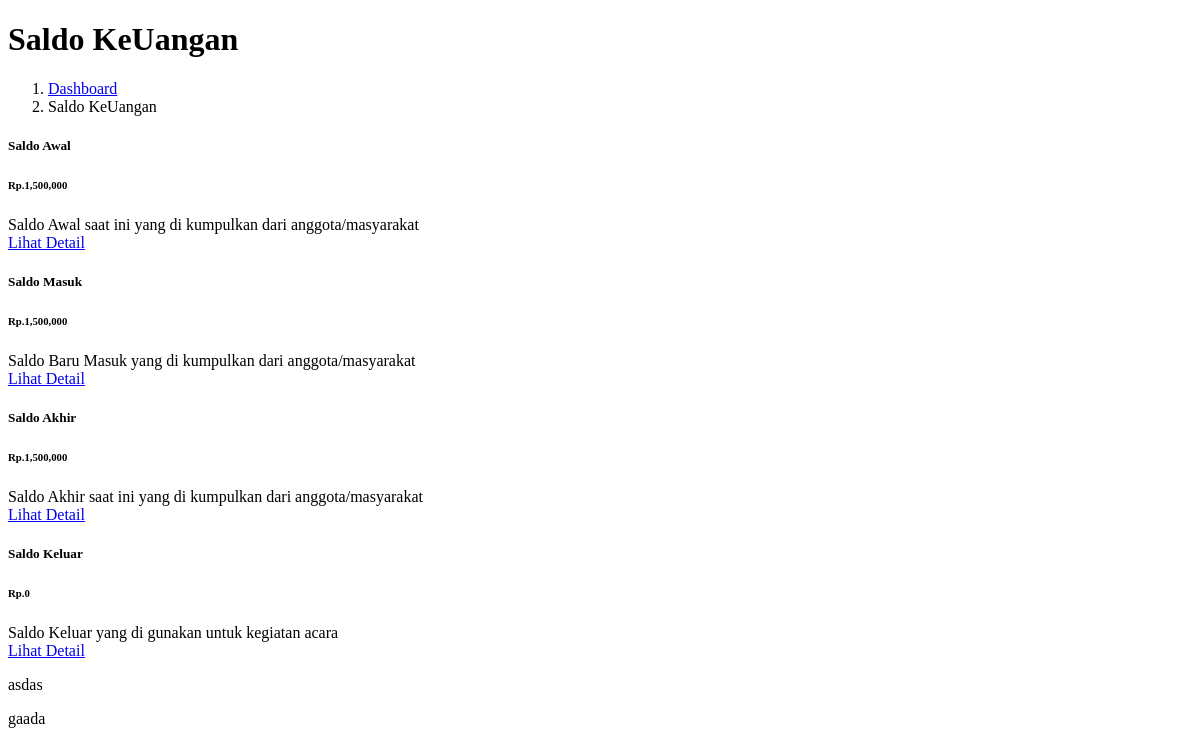
The page /admin/cek_saldo.php on the database as committed earlier.
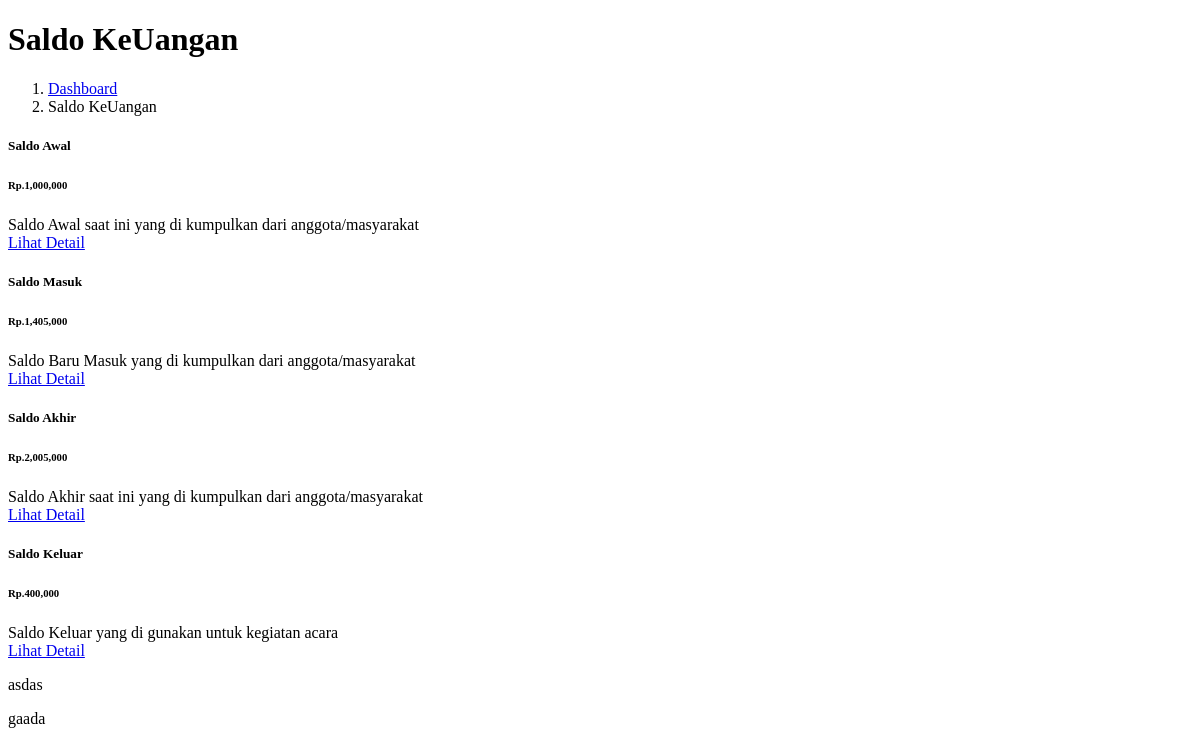
The same page on the database as committed later.
### tables this page shows
CREATE TABLE `saldo_awal` (
  `id_saldo_awal` int(11) NOT NULL,
  `id_saldo_akhir` int(11) NOT NULL,
  `jml_saldo_awal` varchar(255) NOT NULL,
  `tgl` date NOT NULL
);

CREATE TABLE `saldo_akhir` (
  `id_saldo_akhir` int(11) NOT NULL,
  `id_trx` int(11) NOT NULL,
  `jml_trx` varchar(255) NOT NULL,
  `jml_saldo_akhir` varchar(255) NOT NULL,
  `tgl` date NOT NULL
);

### admin/cek_saldo.php (the view, shortened to what the changed rows need)
<!DOCTYPE html>
<html>
<head>
</head>
<body>
     <div class="container">
          <div class="pagetitle">
               <h1 class="mb-1">Saldo KeUangan</h1>
          </div>
          <div class="row">
               <section class="section dashboard">
                    <div class="row">
                         <div class="col-md-12">
                              <div class="row">
                                   <div class="col-sm-4 ">
                                        <div class="card info-card sales-card bg-warning">
                                             <div class="card-body">
                                                  <h5 class="card-title text-white">Saldo Awal<span></span></h5>
                                                  <?php
										require '../config/config.php';
                    $bulan =  date('m', strtotime(date('Y-m-d')));
										$sql = mysqli_query($koneksi,"SELECT * FROM saldo_awal where month(tgl)='$bulan' ORDER BY `id_saldo_awal` DESC LIMIT 1");
										$rows = mysqli_num_rows($sql);
									if($rows<1){
										?>
                                                  <div class="d-flex align-items-center">
                                                       <div
                                                            class="card-icon rounded-circle d-flex align-items-center justify-content-center">
                                                            <i class="ri-inbox-fill"></i>
                                                       </div>
                                                       <div class="ps-3">
                                                            <h6>Rp.0</h6>
                                                       </div>
                                                  </div>
                                                  <span class="text-white small pt-1 fw-bold">Saldo Awal</span> <span
                                                       class="text-white small pt-2 ps-1">saat ini yang di kumpulkan
                                                       dari anggota/masyarakat</span><?php
									}
									else{
									while ($data = mysqli_fetch_array($sql)) {
										?>
                                                  <div class="d-flex align-items-center">
                                                       <div class="ps-3">
                                                            <h6>Rp.<?= number_format($data['jml_saldo_awal']); ?></h6>
                                                       </div>
                                                  </div>
                                                  <span class="text-white small pt-1 fw-bold">Saldo Awal</span> <span
                                                       class="text-white small pt-2 ps-1">saat ini yang di kumpulkan
                                                       dari anggota/masyarakat</span>
                                                  <?php }
											}?>
                                                  <div class="mt-3 text-end">
                                                       <a href="?url=lap_keuangan" class="text-white">Lihat Detail </a>
                                                  </div>
                                             </div>
                                        </div>
                                   </div>
                                   <div class="col-xxl-4 col-md-4">
                                        <div class="card info-card sales-card bg-info">
                                             <div class="card-body">
                                                  <h5 class="card-title text-white">Saldo Masuk<span></span></h5>
                                                  <?php
										require '../config/config.php';
                                                  $bulan =  date('m', strtotime(date('Y-m-d')));
										$sql = mysqli_query($koneksi,"SELECT sum(jml_trx) as jumlah FROM `trx` WHERE `keterangan`='saldo_masuk' and month(tgl)='$bulan' and status_trx='terima'");
										while ($data = mysqli_fetch_array($sql)) {
											?>
                                                  <div class="d-flex align-items-center">
                                                       <div class="ps-3">
                                                            <h6>Rp.<?= number_format($data['jumlah']); ?></h6>
                                                       </div>
                                                  </div>
                                                  <span class="text-white small pt-1 fw-bold">Saldo Baru Masuk</span>
                                                  <span class="text-white small pt-2 ps-1">yang di kumpulkan dari
                                                       anggota/masyarakat</span>
                                                  <?php } ?>
                                                  <div class="mt-3 text-end">
                                                       <a href="?url=lap_keuangan" class="text-white">Lihat Detail </a>
                                                  </div>
                                             </div>
                                        </div>
                                   </div>
                                   <div class="col-xxl-4 col-md-4">
                                        <div class="card info-card sales-card bg-primary">
                                             <div class="card-body ">
                                                  <h5 class="card-title text-white">Saldo Akhir<span></span></h5>
                                                  <?php
										require '../config/config.php';
										$sql = mysqli_query($koneksi,"SELECT * FROM saldo_akhir where month(tgl)='$bulan'  ORDER BY id_saldo_akhir DESC LIMIT 1");
										$rows = mysqli_num_rows($sql);
                                                  if($rows<1){
                                                       ?>
                                                       <div class="ps-3">
                                                            <h6>Rp.0</h6>
                                                       </div>
                                                       <span class="text-white small pt-1 fw-bold">Saldo Akhir</span> <span
                                                       class="small pt-2 ps-1 text-white">saat ini yang di kumpulkan
                                                       dari anggota/masyarakat</span>
                                                       <?php
                                                  }else{while ($data = mysqli_fetch_array($sql)) {
											?>
                                                  <div class="d-flex align-items-center">
                                                       <div class="ps-3">
                                                            <h6>Rp.<?= number_format($data['jml_saldo_akhir']); ?></h6>
                                                       </div>
                                                  </div>
                                                  <span class="text-white small pt-1 fw-bold">Saldo Akhir</span> <span
                                                       class="small pt-2 ps-1 text-white">saat ini yang di kumpulkan
                                                       dari anggota/masyarakat</span>
                                                  <?php }} ?>
                                                  <div class="mt-3 text-end">
                                                       <a href="?url=lap_keuangan" class="text-white">Lihat Detail </a>
                                                  </div>
                                             </div>
                                        </div>
                                   </div>
                                   <div class="col-xxl-4 col-md-4">
                                        <div class="card info-card sales-card bg-success">
                                             <div class="card-body">
                                                  <h5 class="card-title text-white">Saldo Keluar <span></span></h5>
                                                  <?php
										require '../config/config.php';
										$sql = mysqli_query($koneksi,"SELECT sum(jml_trx) as jumlah FROM `trx` WHERE `keterangan`='saldo_keluar' and status_trx='terima' and month(tgl)='$bulan'");
                                                  $rows = mysqli_num_rows($sql);
                                                  if($rows<1){
                                                       echo "Tidak ada data";
                                                  }else{
                                                       while ($data = mysqli_fetch_array($sql)) {
											?>
                                                  <div class="d-flex align-items-center">
                                                       <div class="ps-3">
                                                            <h6>Rp.<?= number_format($data['jumlah']); ?></h6>
                                                       </div>
                                                  </div>
                                                  <span class="text-white small pt-1 fw-bold">Saldo Keluar</span> <span
                                                       class="text-white small pt-2 ps-1">yang di gunakan untuk kegiatan
                                                       acara</span>
                                                  <?php
                                              }
                                               ?>
                                                  <div class="mt-3 text-end">
                                                       <a href="?url=lap_acara" class="text-white">Lihat Detail </a>
                                                  </div>
                                                  <?php
                                                  }
										 	?>
                                             </div>
                                        </div>
                                   </div>
                              </div>
                         </div>
                    </div>
               </section>
          </div>
     </div>
</body>
</html>

Rows that differ between the two databases and show on the page:
removed saldo_awal: jml_saldo_awal "1,500,000"
removed saldo_akhir: jml_saldo_akhir "1,500,000"
added saldo_awal: jml_saldo_awal "1,000,000"
added saldo_akhir: jml_saldo_akhir "2,005,000"
Other text that changed with them:
new list line: "Rp. 1,405,000 Saldo Baru Masuk yang di kumpulkan dari anggota/masyarakat"
new list line: "Rp. 400,000 Saldo Keluar yang di gunakan untuk kegiatan acara"
list line gone: "Rp. 1,500,000 Saldo Baru Masuk yang di kumpulkan dari anggota/masyarakat"
list line gone: "Rp. 0 Saldo Keluar yang di gunakan untuk kegiatan acara"
